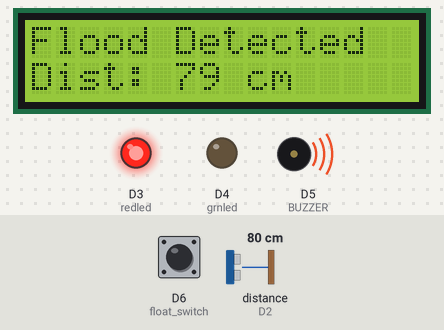
Simulated run of this sketch. Board: ESP8266 (NodeMCU). Parts: 16×2 character LCD, output pins drawn as LEDs (lit = HIGH), buzzer (waves = sounding). Wiring (inferred from the names in the program): ultrasonic range finder: trigger D1; echo D2. The inputs (shaded band) are chosen by the test bench; at power-on: D6 (float_switch) HIGH, distance to the obstacle (sensor on D2) 80 cm. The echo pulse lasts 58.3 µs per cm; WiFi joins after 1.5 s; servers stay silent unless stated; pins used as bus, display or sensor lines are not drawn; what the sketch prints to the serial monitor is not drawn.

Above: at 2.7 s.
2.8 s: D6 (float_switch) pulled LOW for 0.15 s
At 4.49 s:
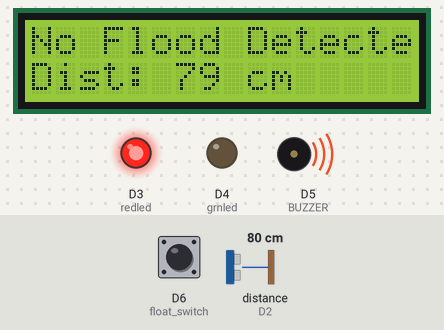
5.9 s: distance to the obstacle (sensor on D2) set to 2 cm
At 6.8 s:
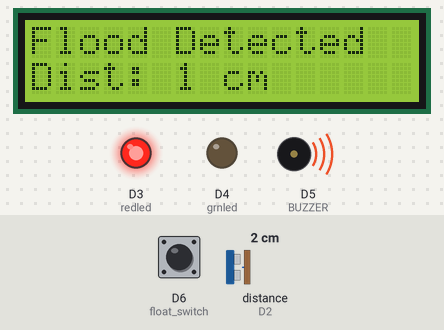
8.9 s: distance to the obstacle (sensor on D2) set to 9 cm
At 10.3 s:
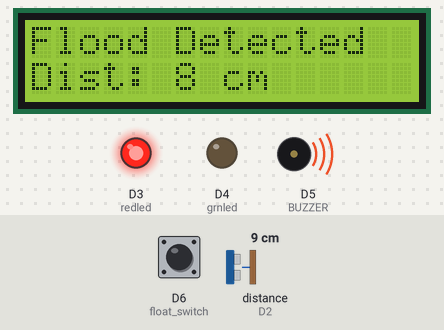
11.9 s: D6 (float_switch) pulled LOW for 1 s
At 12.3 s:
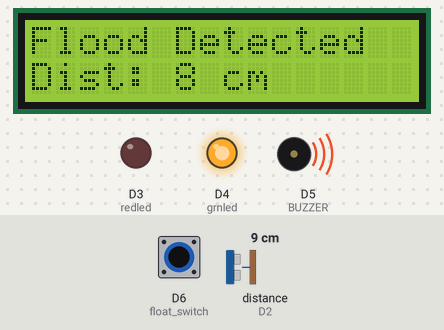
15.9 s: D6 (float_switch) pulled LOW for 0.15 s
At 17.58 s:
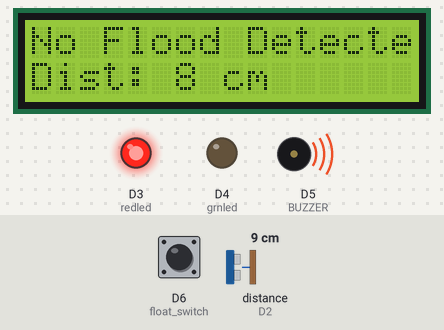
19.0 s: distance to the obstacle (sensor on D2) set to 35 cm
At 20.3 s:
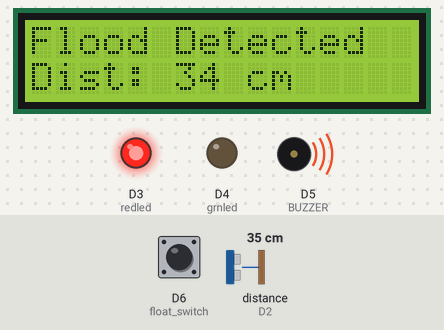
Timing chart, 0 to 22.0 s (numbered marks = the images above; inputs shaded):
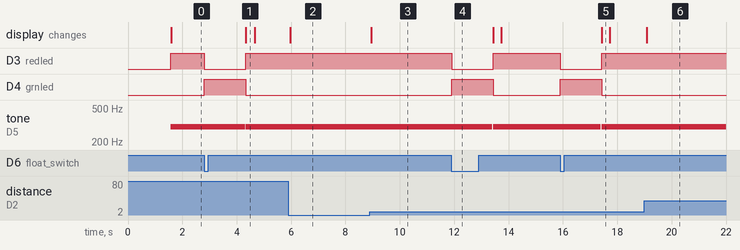

Measured:
- after the input at 2.8 s, D3 (redled): HIGH → LOW at once, → HIGH 1.5 s later; D4 (grnled): LOW → HIGH at once, → LOW 1.5 s later; tone on D5 (BUZZER): 300 Hz → silent after 1.5 s, → 300 Hz 0.04 s later; the display: changes after 1.5 s (image 1)
- after the input at 5.9 s, the display: changes after 0.08 s (image 2)
- after the input at 8.9 s, the display: changes after 0.05 s (image 3)
- after the input at 11.9 s, D3 (redled): HIGH → LOW at once, → HIGH 1.5 s later; D4 (grnled): LOW → HIGH at once, → LOW 1.5 s later; tone on D5 (BUZZER): 300 Hz → silent after 1.5 s, → 300 Hz 0.03 s later
- after the input at 15.9 s, D3 (redled): HIGH → LOW at once, → HIGH 1.5 s later; D4 (grnled): LOW → HIGH at once, → LOW 1.5 s later; tone on D5 (BUZZER): 300 Hz → silent after 1.5 s, → 300 Hz 0.03 s later; the display: changes after 1.5 s (image 5)
- after the input at 19.0 s, the display: changes after 0.08 s (image 6)

The sketch:

Iot_Flood_Monitoring_witLCD.ino
```cpp
#include "ThingSpeak.h"
#include <ESP8266WiFi.h>
#include <Wire.h>
#include <LiquidCrystal_I2C.h>

LiquidCrystal_I2C lcd(0x27, 16, 2); // Adjust the address (0x27) if necessary

const int trigPin1 = D1;
const int echoPin1 = D2;
#define redled D3
#define grnled D4
#define BUZZER D5 //buzzer pin
#define float_switch D6

unsigned long ch_no = 2635824;//Replace with Thingspeak Channel number
const char * write_api = "0OUAQV0GC6K9S3NS";//Replace with Thingspeak write API
char auth[] = "mwa0000018819725";
char ssid[] = "Mikko";
char pass[] = "00CartesianManipulator#";
unsigned long startMillis;
unsigned long currentMillis;
const unsigned long period = 10000;
WiFiClient  client;
long duration1;
int distance1;
void setup()
{
  pinMode(trigPin1, OUTPUT);
  pinMode(echoPin1, INPUT);
  pinMode(redled, OUTPUT);
  pinMode(grnled, OUTPUT);
  pinMode(float_switch, INPUT_PULLUP);
  digitalWrite(redled, LOW);
  digitalWrite(grnled, LOW);
  Serial.begin(115200);

  // Initialize LCD
  lcd.begin();
  lcd.backlight();

  WiFi.begin(ssid, pass);
  while (WiFi.status() != WL_CONNECTED)
  {
    delay(500);
    Serial.print(".");
  }
  Serial.println("WiFi connected");
  Serial.println(WiFi.localIP());
  ThingSpeak.begin(client);
  startMillis = millis();  //initial start time
}
void loop()
{
  digitalWrite(trigPin1, LOW);
  delayMicroseconds(2);
  digitalWrite(trigPin1, HIGH);
  delayMicroseconds(10);
  digitalWrite(trigPin1, LOW);
  duration1 = pulseIn(echoPin1, HIGH);
  distance1 = duration1 * 0.034 / 2;
  Serial.println(distance1);
  if ((distance1 <= 4) || (digitalRead(float_switch) == HIGH))
  {
    digitalWrite(redled, HIGH);
    tone(BUZZER, 300);
    digitalWrite(grnled, LOW);
    //delay(1500);

    lcd.clear();
    lcd.setCursor(0, 0);
    lcd.print("Flood Detected");
    lcd.setCursor(0, 1);
    lcd.print("Dist: ");
    lcd.print(distance1);
    lcd.print(" cm");
  }
  else
  {
    digitalWrite(grnled, HIGH);
    digitalWrite(redled, LOW);
    delay(1500);
    noTone(BUZZER);

    lcd.clear();
    lcd.setCursor(0, 0);
    lcd.print("No Flood Detected");
    lcd.setCursor(0, 1);
    lcd.print("Dist: ");
    lcd.print(distance1);
    lcd.print(" cm");
  }
  currentMillis = millis();
  if (currentMillis - startMillis >= period)
  {
    ThingSpeak.setField(1, distance1);
    ThingSpeak.writeFields(ch_no, write_api);
    startMillis = currentMillis;
  }
}
```
